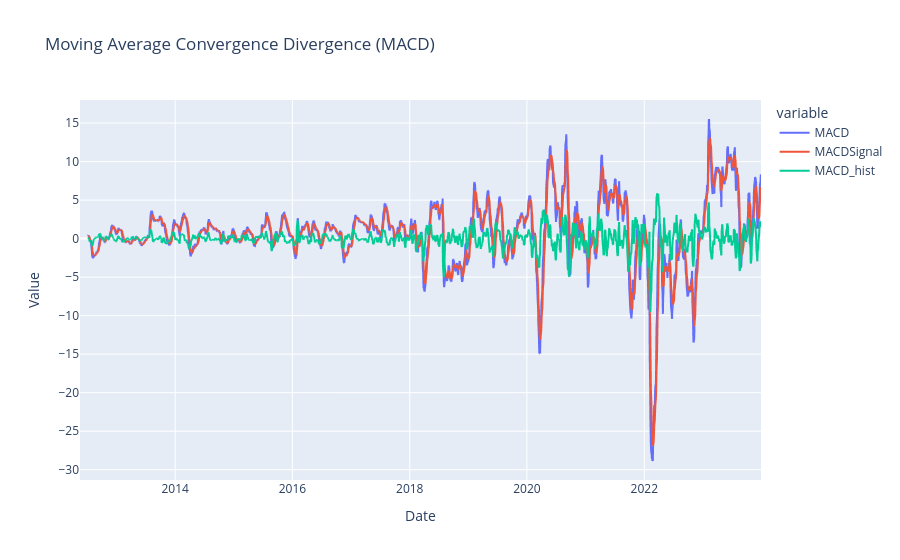

Notebook cell for this chart:
### Code cell
plotter.plot_macd(data)

### Figure 1 — Plotly figure (JSON) as saved in the notebook; plotly's stock layout.template omitted (floating-point values rounded to 4 significant figures; data arrays with more than 128 entries replaced by an {"elided": "..."} marker saying what was removed)
{"data": [{"hovertemplate": "variable=MACD<br>Date=%{x}<br>Value=%{y}<extra></extra>", "legendgroup": "MACD", "line": {"color": "#636efa", "dash": "solid"}, "marker": {"symbol": "circle"}, "mode": "lines", "name": "MACD", "showlegend": true, "type": "scattergl", "x": {"elided": "2923 str values"}, "xaxis": "x", "y": {"elided": "2923 float values"}, "yaxis": "y"}, {"hovertemplate": "variable=MACDSignal<br>Date=%{x}<br>Value=%{y}<extra></extra>", "legendgroup": "MACDSignal", "line": {"color": "#EF553B", "dash": "solid"}, "marker": {"symbol": "circle"}, "mode": "lines", "name": "MACDSignal", "showlegend": true, "type": "scattergl", "x": {"elided": "2923 str values"}, "xaxis": "x", "y": {"elided": "2923 float values"}, "yaxis": "y"}, {"hovertemplate": "variable=MACD_hist<br>Date=%{x}<br>Value=%{y}<extra></extra>", "legendgroup": "MACD_hist", "line": {"color": "#00cc96", "dash": "solid"}, "marker": {"symbol": "circle"}, "mode": "lines", "name": "MACD_hist", "showlegend": true, "type": "scattergl", "x": {"elided": "2923 str values"}, "xaxis": "x", "y": {"elided": "2923 float values"}, "yaxis": "y"}], "layout": {"legend": {"title": {"text": "variable"}, "tracegroupgap": 0}, "title": {"text": "Moving Average Convergence Divergence (MACD)"}, "xaxis": {"anchor": "y", "domain": [0, 1], "title": {"text": "Date"}}, "yaxis": {"anchor": "x", "domain": [0, 1], "title": {"text": "Value"}}}}
